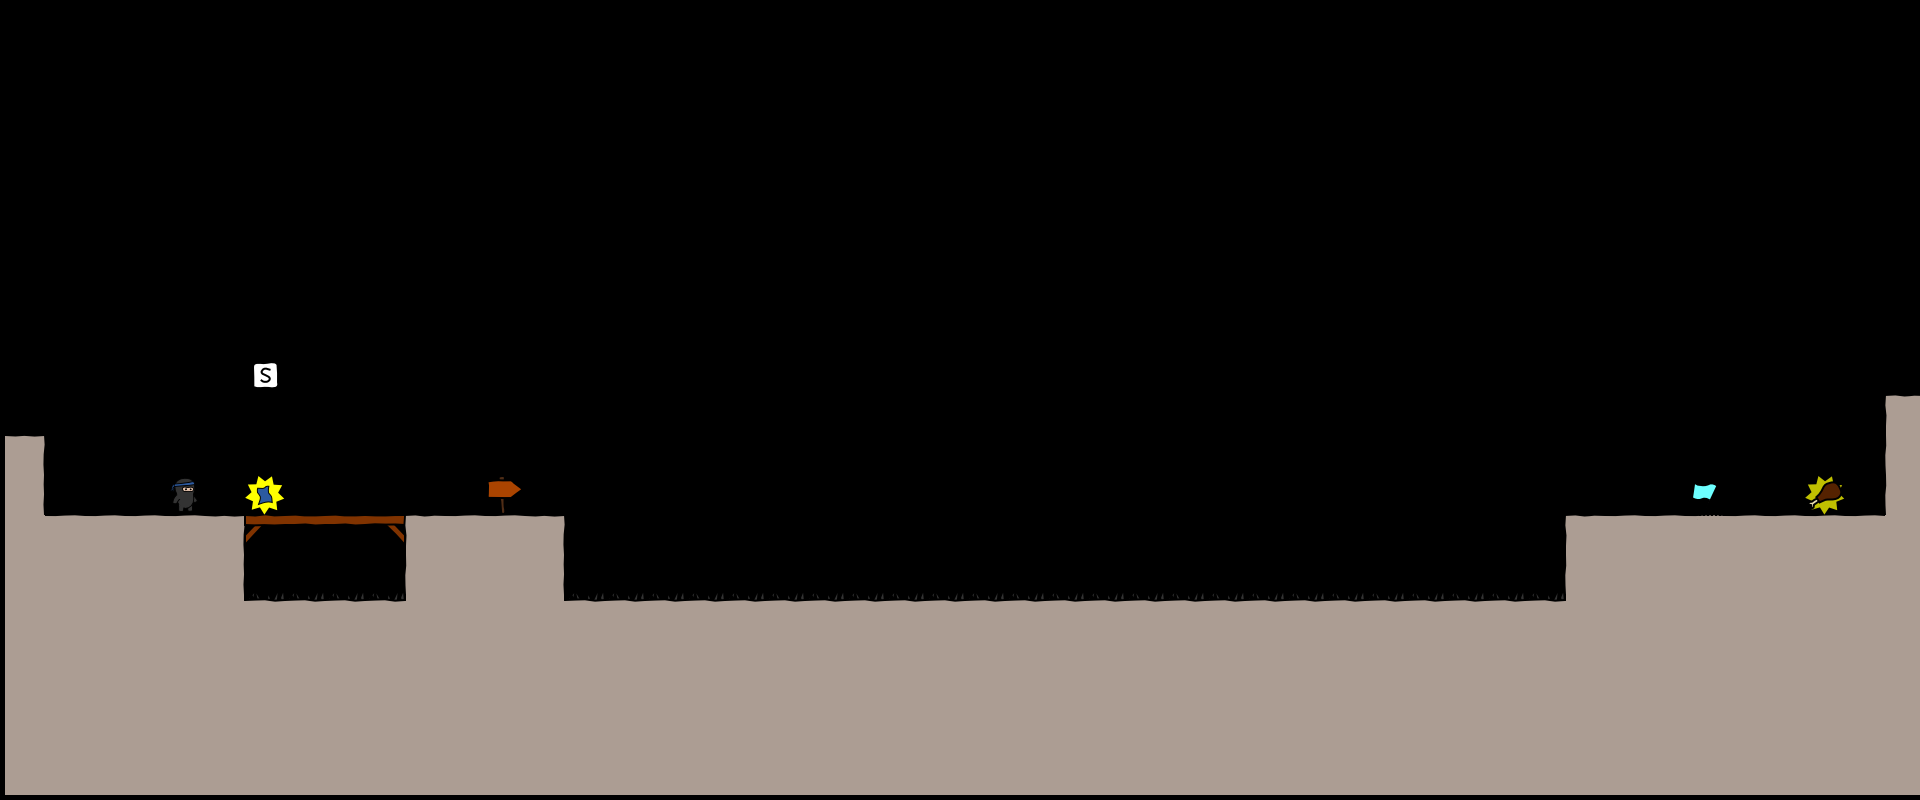

This is a level from a 2D game, rendered from its Tiled map with the project's own tilesets. A one-line summary and the map file follow, with tile-layer data summarised:
An orthogonal 48x20 tile map with 40x40 px tiles, 4 tile layers (bg, walls, objects, fg), 3 tilesets.

<map version="1.0" orientation="orthogonal" width="48" height="20" tilewidth="40" tileheight="40">
 <tileset firstgid="1" name="world1" tilewidth="50" tileheight="50">
  <image source="world1.png" width="400" height="400" />
 </tileset>
 <tileset firstgid="65" name="objectpalette" tilewidth="50" tileheight="50">
  <image source="objectpalette.png" width="400" height="500" />
 </tileset>
 <tileset firstgid="145" name="background" tilewidth="40" tileheight="40">
  <image source="background1.png" width="320" height="600" />
 </tileset>
 <layer name="bg" width="48" height="20">
  <data>[960 cells, 0 non-empty, 0 distinct tile ids]</data>
 </layer>
 <layer name="walls" width="48" height="20">
  <data>[960 cells, 259 non-empty, 10 distinct tile ids]</data>
 </layer>
 <layer name="objects" width="48" height="20">
  <data>[960 cells, 34 non-empty, 6 distinct tile ids]</data>
 </layer>
 <layer name="fg" width="48" height="20">
  <data>[960 cells, 0 non-empty, 0 distinct tile ids]</data>
 </layer>
</map>
